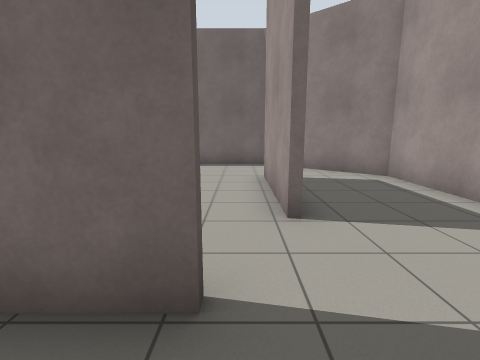
View 1 (above)

24 first-person views from a walk through a robot-simulator world made for Gazebo. The camera is 1.2 m above the floor, tilts 10° down and sees 85° across. The floor is counted in squares, 1 m on a side. Each view is taken from the middle of a square. On the plan, view 1 faces up. The plan holds only what a view shows up to about 12 squares ahead; the rest is blank.

View 2
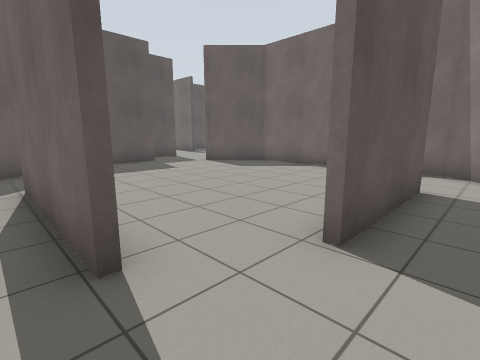

View 3
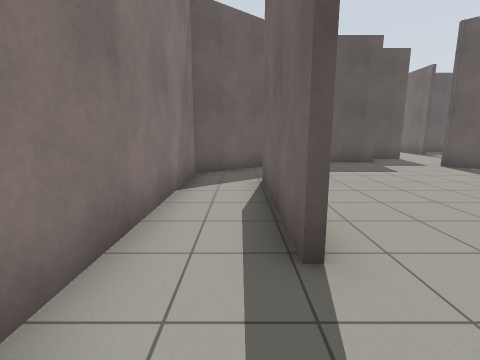

View 4
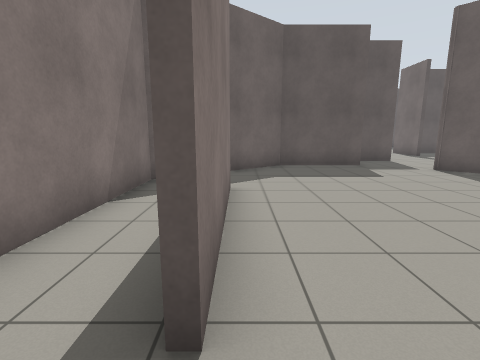

View 5
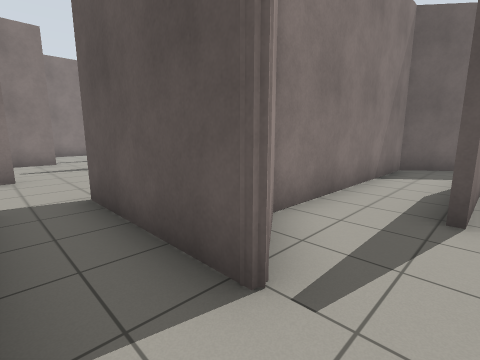

View 6
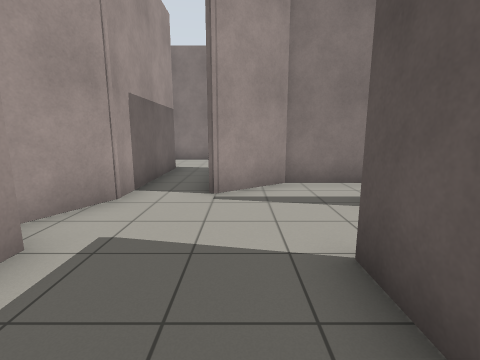

View 7
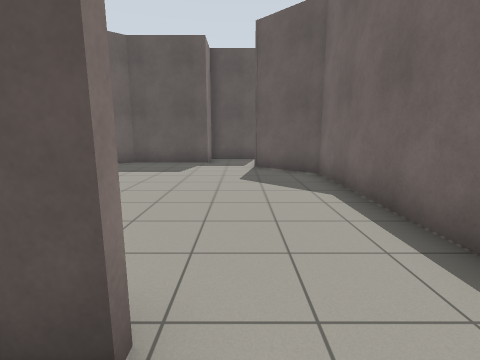

View 8
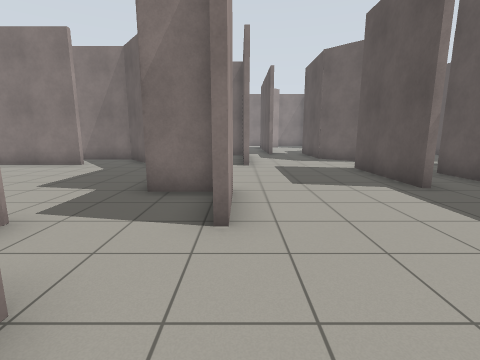

View 9
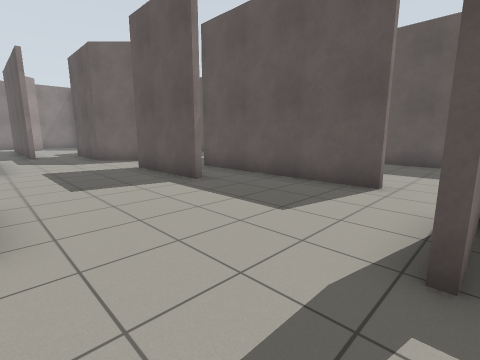

View 10
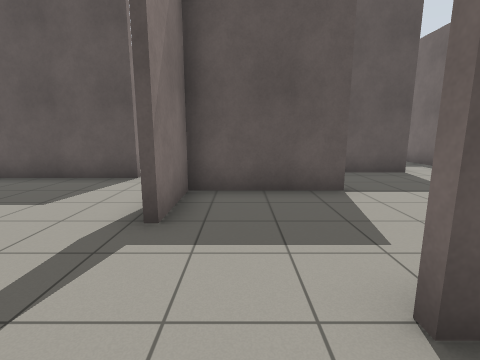

View 11
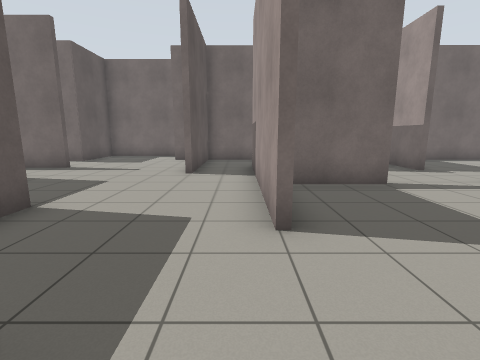

View 12
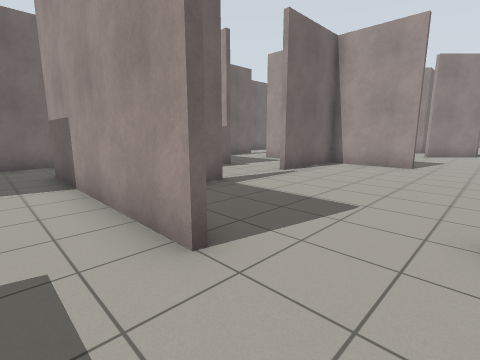

View 13
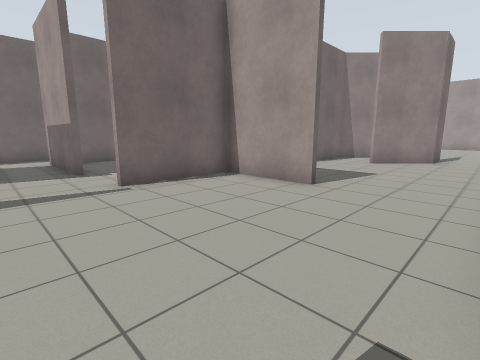

View 14
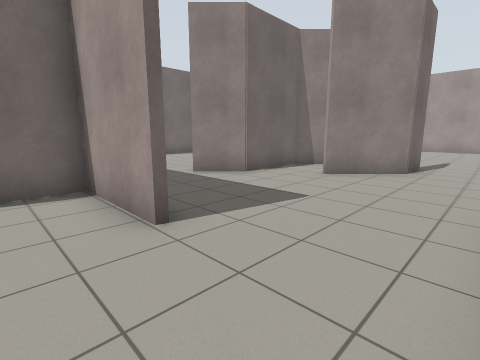

View 15
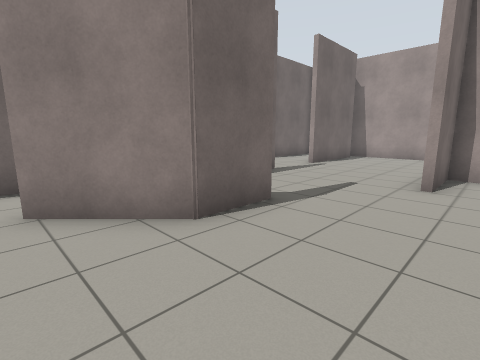

View 16
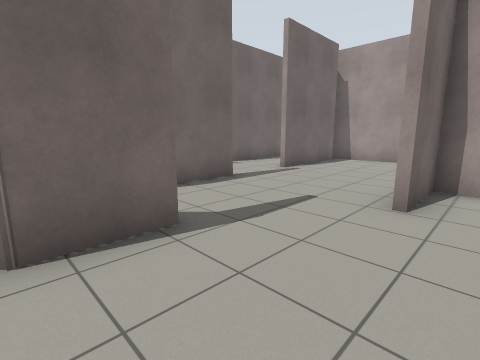

View 17
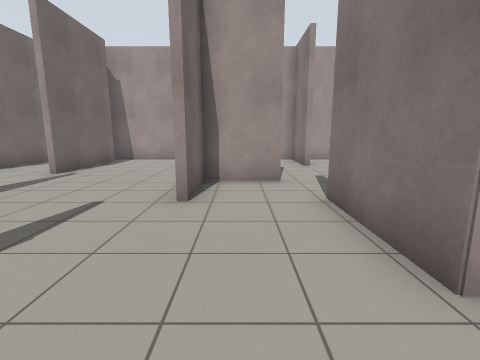

View 18
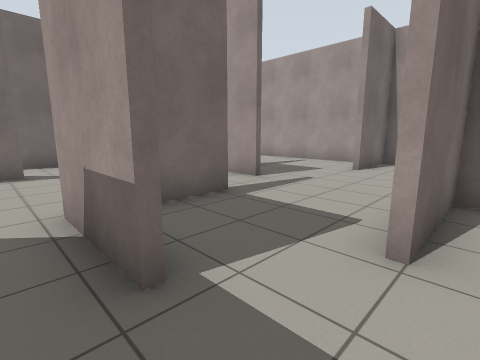

View 19
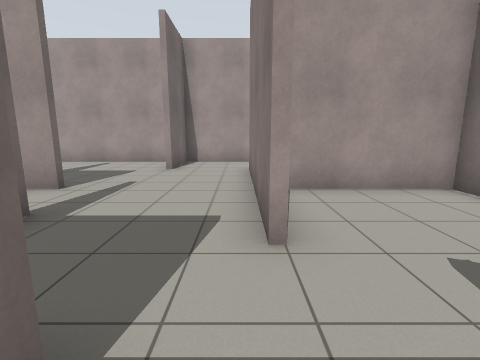

View 20
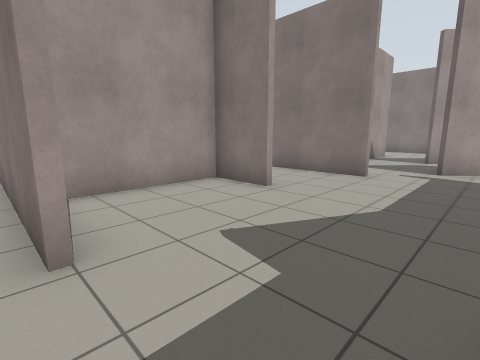

View 21
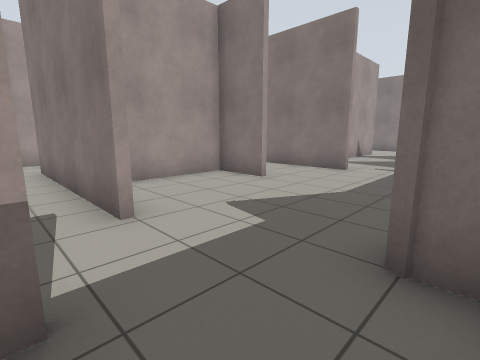

View 22
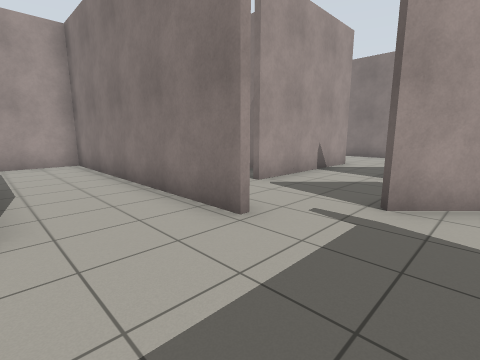

View 23
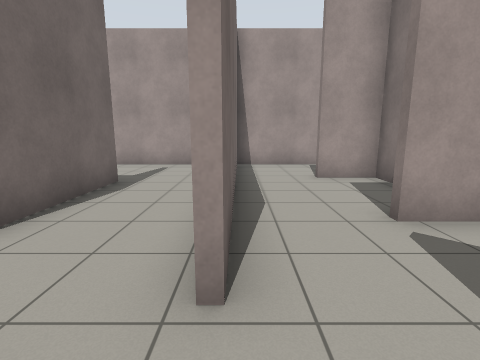

View 24
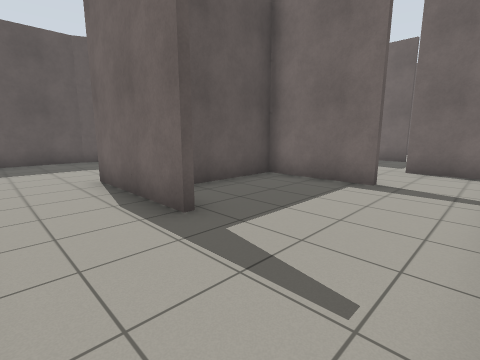

### Floor plan
Ten units are one square. View 1 is at (0, 0); x grows to the right and y downward. Boxes are objects, and circles mark ways between rooms. Rooms are numbered by the first view taken in them; rooms with no view inside come last. Other rooms are left out.
<svg viewBox="-201 -240 380 300">
<path fill="none" stroke="#000" d="M-49 -18 -2 -18M7 -36 7 -74M-2 -16 -49 -16M9 -75 9 -36M43 -34 43 -75 9 -104 -59 -104 -78 -85M-105 -66 -90 -66 -90 -35 -59 4 9 4 26 -9M43 -12 50 -27M-107 -88 -107 -74M-24 -141 -24 -171 -58 -171M-84 -171 -108 -171M-60 -196 -60 -235M-115 -141 -115 -207M-109 -68 -109 -88M58 -160 50 -168 21 -168 8 -181M-10 -232 -50 -232M69 -130 51 -130 33 -148M-155 -153 -155 -119 -134 -119M68 -84 85 -84M-134 -206 -134 -189M-151 -64 -151 -28M-171 -102 -171 -66M103 -155 70 -155M-145 -232 -150 -232M-182 -183 -182 -163M-149 8 -149 15M141 -109 130 -109M-190 -234 -190 -226 -196 -226M149 -74 173 -74M166 -155 128 -155M174 -81 174 -150M47 -17 45 -12 45 15M50 -35 55 -35M98 -3 116 -3 116 -45 86 -45M68 -58 68 -84M62 55 72 44M138 -1 98 -1M150 -45 118 -45 118 -15M86 27 174 27 174 -20M99 -82 81 -82M116 -89 116 -109 95 -109M85 -84 99 -84M86 -47 150 -47M174 -42 174 -73 149 -73M-110 -232 -134 -232 -134 -206"/>
<circle cx="-100" cy="-95" r="3" fill="#2a7"/>
<circle cx="55" cy="-80" r="3" fill="#2a7"/>
<circle cx="115" cy="-85" r="3" fill="#2a7"/>
<circle cx="-120" cy="-195" r="3" fill="#2a7"/>
<circle cx="95" cy="15" r="3" fill="#2a7"/>
<circle cx="80" cy="-50" r="3" fill="#2a7"/>
<circle cx="165" cy="-40" r="3" fill="#2a7"/>
<circle cx="150" cy="-55" r="3" fill="#2a7"/>
<text x="-30" y="-50">1</text>
<text x="-40" y="-130">2</text>
<text x="70" y="-20">3</text>
<text x="140" y="0">4</text>
<text x="110" y="-70">5</text>
<text x="160" y="-60">6</text>
<text x="-120" y="-220">7</text>
</svg>
Room 1 opens to room 2. Room 2 opens to room 3. Room 2 opens to room 5. Room 2 opens to room 7. Room 3 opens to room 4. Room 3 opens to room 5. Room 4 opens to room 6. Room 5 opens to room 6.

Where each view was taken, in squares from view 1:
view 1: 0 up, 0 right, facing up
view 2: 1 up, 2 right, facing up-left
view 3: 1 up, 2 right, facing left
view 4: 2 up, 1 right, facing left
view 5: 2 up, 4 right, facing down-left
view 6: 6 up, 2 right, facing down
view 7: 8 up, 2 right, facing left
view 8: 12 up, 11 left, facing down
view 9: 12 up, 11 left, facing down-left
view 10: 13 up, 10 left, facing left
view 11: 11 up, 12 left, facing up
view 12: 12 up, 13 left, facing up-right
view 13: 11 up, 8 left, facing up-right
view 14: 11 up, 4 left, facing up-right
view 15: 10 up, 3 right, facing up-right
view 16: 10 up, 5 right, facing up-right
view 17: 10 up, 5 right, facing right
view 18: 4 up, 6 right, facing up-right
view 19: 5 up, 6 right, facing right
view 20: 5 up, 6 right, facing down-right
view 21: 6 up, 5 right, facing down-right
view 22: 0 up, 6 right, facing down-right
view 23: 3 down, 7 right, facing right
view 24: 2 down, 17 right, facing up-left
